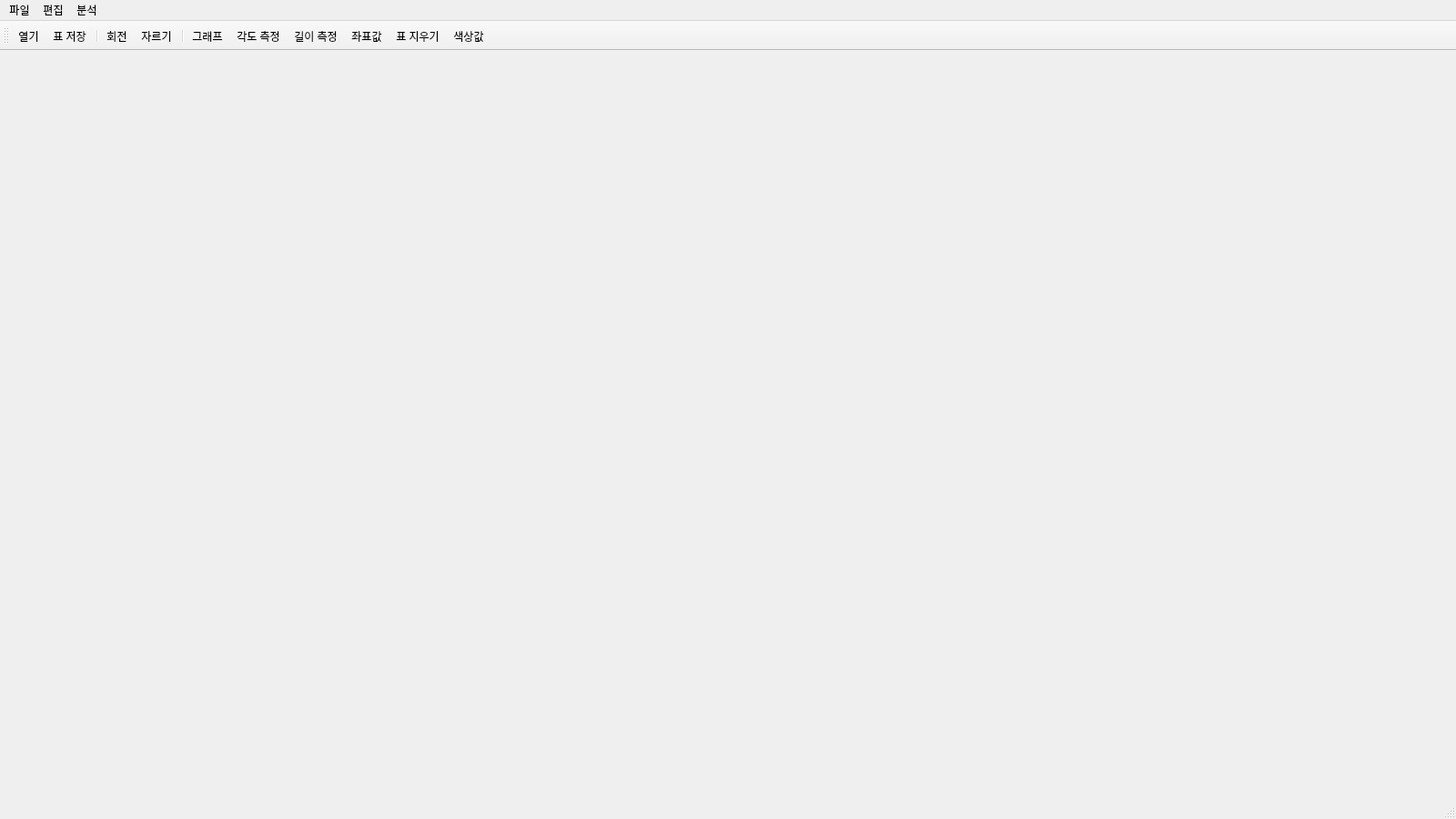
<?xml version="1.0" encoding="UTF-8"?>
<ui version="4.0">
 <class>MainWindow</class>
 <widget class="QMainWindow" name="MainWindow">
  <property name="geometry">
   <rect>
    <x>0</x>
    <y>0</y>
    <width>1600</width>
    <height>900</height>
   </rect>
  </property>
  <property name="windowTitle">
   <string>MainWindow</string>
  </property>
  <widget class="QWidget" name="centralwidget"/>
  <widget class="QMenuBar" name="menubar">
   <property name="geometry">
    <rect>
     <x>0</x>
     <y>0</y>
     <width>1600</width>
     <height>26</height>
    </rect>
   </property>
   <widget class="QMenu" name="menu">
    <property name="title">
     <string>파일</string>
    </property>
    <widget class="QMenu" name="menuSave">
     <property name="title">
      <string>저장</string>
     </property>
     <property name="icon">
      <iconset resource="res.qrc">
       <normaloff>:/icon/icon/save.png</normaloff>:/icon/icon/save.png</iconset>
     </property>
     <addaction name="actionSaveTable"/>
     <addaction name="actionSaveGraph"/>
    </widget>
    <addaction name="actionOpen"/>
    <addaction name="menuSave"/>
   </widget>
   <widget class="QMenu" name="menu_2">
    <property name="title">
     <string>편집</string>
    </property>
    <addaction name="actionRotate"/>
    <addaction name="actionCrop"/>
   </widget>
   <widget class="QMenu" name="menu_3">
    <property name="title">
     <string>분석</string>
    </property>
    <addaction name="actionGraph"/>
    <addaction name="actionAngle"/>
    <addaction name="actionPoint"/>
    <addaction name="actionColor"/>
    <addaction name="actionLength"/>
    <addaction name="actionDelete"/>
   </widget>
   <addaction name="menu"/>
   <addaction name="menu_2"/>
   <addaction name="menu_3"/>
  </widget>
  <widget class="QStatusBar" name="statusbar"/>
  <widget class="QToolBar" name="toolBar">
   <property name="windowTitle">
    <string>toolBar</string>
   </property>
   <attribute name="toolBarArea">
    <enum>TopToolBarArea</enum>
   </attribute>
   <attribute name="toolBarBreak">
    <bool>false</bool>
   </attribute>
   <addaction name="actionOpen"/>
   <addaction name="actionSaveTable"/>
   <addaction name="separator"/>
   <addaction name="actionRotate"/>
   <addaction name="actionCrop"/>
   <addaction name="separator"/>
   <addaction name="actionGraph"/>
   <addaction name="actionAngle"/>
   <addaction name="actionLength"/>
   <addaction name="actionPoint"/>
   <addaction name="actionDelete"/>
   <addaction name="actionColor"/>
  </widget>
  <action name="actionOpen">
   <property name="icon">
    <iconset resource="res.qrc">
     <normaloff>:/icon/icon/folder.png</normaloff>:/icon/icon/folder.png</iconset>
   </property>
   <property name="text">
    <string>열기</string>
   </property>
  </action>
  <action name="actionSaveTable">
   <property name="icon">
    <iconset resource="res.qrc">
     <normaloff>:/icon/icon/save.png</normaloff>:/icon/icon/save.png</iconset>
   </property>
   <property name="text">
    <string>표 저장</string>
   </property>
  </action>
  <action name="actionSaveGraph">
   <property name="icon">
    <iconset resource="res.qrc">
     <normaloff>:/icon/icon/save.png</normaloff>:/icon/icon/save.png</iconset>
   </property>
   <property name="text">
    <string>그래프 저장</string>
   </property>
  </action>
  <action name="actionRotate">
   <property name="icon">
    <iconset resource="res.qrc">
     <normaloff>:/icon/icon/rotate-left.png</normaloff>:/icon/icon/rotate-left.png</iconset>
   </property>
   <property name="text">
    <string>회전</string>
   </property>
  </action>
  <action name="actionCrop">
   <property name="icon">
    <iconset resource="res.qrc">
     <normaloff>:/icon/icon/crop.png</normaloff>:/icon/icon/crop.png</iconset>
   </property>
   <property name="text">
    <string>자르기</string>
   </property>
  </action>
  <action name="actionGraph">
   <property name="icon">
    <iconset resource="res.qrc">
     <normaloff>:/icon/icon/line-chart.png</normaloff>:/icon/icon/line-chart.png</iconset>
   </property>
   <property name="text">
    <string>그래프</string>
   </property>
  </action>
  <action name="actionAngle">
   <property name="checkable">
    <bool>true</bool>
   </property>
   <property name="icon">
    <iconset resource="res.qrc">
     <normaloff>:/icon/icon/angle.png</normaloff>:/icon/icon/angle.png</iconset>
   </property>
   <property name="text">
    <string>각도 측정</string>
   </property>
  </action>
  <action name="actionPoint">
   <property name="checkable">
    <bool>true</bool>
   </property>
   <property name="icon">
    <iconset resource="res.qrc">
     <normaloff>:/icon/icon/placeholder.png</normaloff>:/icon/icon/placeholder.png</iconset>
   </property>
   <property name="text">
    <string>좌표값</string>
   </property>
  </action>
  <action name="actionColor">
   <property name="checkable">
    <bool>true</bool>
   </property>
   <property name="icon">
    <iconset resource="res.qrc">
     <normaloff>:/icon/icon/circular-graphic.png</normaloff>:/icon/icon/circular-graphic.png</iconset>
   </property>
   <property name="text">
    <string>색상값</string>
   </property>
  </action>
  <action name="actionLength">
   <property name="checkable">
    <bool>true</bool>
   </property>
   <property name="icon">
    <iconset resource="res.qrc">
     <normaloff>:/icon/icon/measuring.png</normaloff>:/icon/icon/measuring.png</iconset>
   </property>
   <property name="text">
    <string>길이 측정</string>
   </property>
  </action>
  <action name="actionDelete">
   <property name="icon">
    <iconset resource="res.qrc">
     <normaloff>:/icon/icon/file.png</normaloff>:/icon/icon/file.png</iconset>
   </property>
   <property name="text">
    <string>표 지우기</string>
   </property>
  </action>
 </widget>
 <resources>
  <include location="res.qrc"/>
 </resources>
 <connections/>
</ui>
